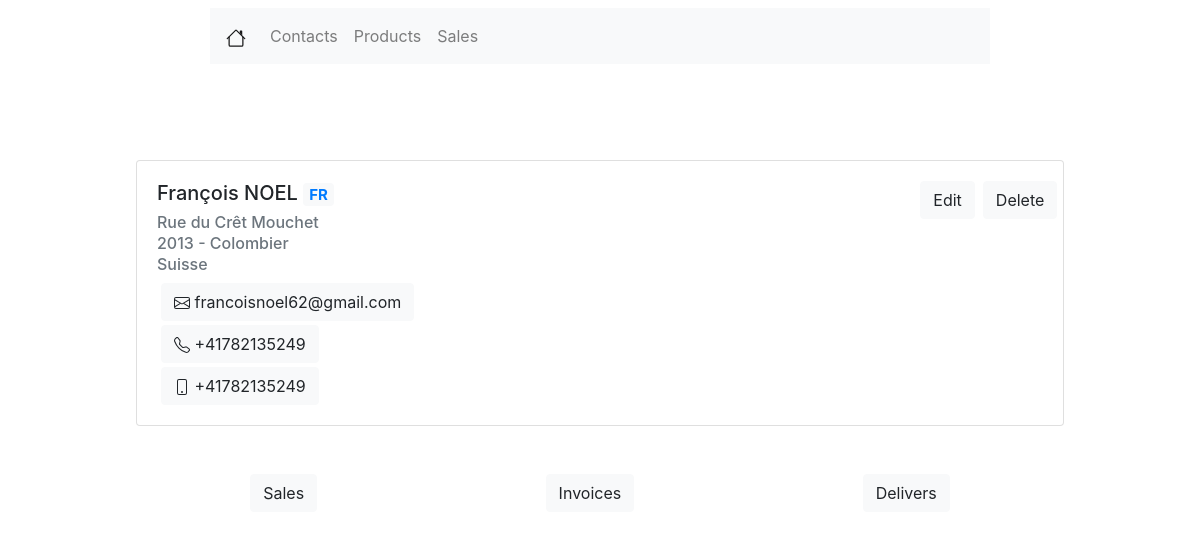
The app's page /contacts/1/ with its own data.
### contacts/models.py (models this page shows, shortened)
class Contact(models.Model):
    COUNTRY_CHOICES = (
        ('US', 'United States'),
        ('FR', 'France'),
        ('CH', 'Suisse'),
        ('RU', 'Russia'),
        ('IT', 'Italy'),
    )
    TITLE_CHOICES = (
        ('M.', 'Monsieur'),
        ('Mme', 'Madame'),
        ('Melle', 'Mademoiselle'),
        ('NA', 'Sans avis'),
    )
    LANG_CHOICES = (
        ('EN', 'Anglais'),
        ('FR', 'Francais'),
        ('CH', 'Suisse'),
        ('RU', 'Russe'),
        ('IT', 'Italien'),
    )
    is_active = models.BooleanField(verbose_name="active", default=True)
    title = models.CharField(verbose_name="titre", max_length=50, null=False, choices=TITLE_CHOICES, default='Mme')
    lang = models.CharField(verbose_name="Langue", max_length=80, null=False, choices=LANG_CHOICES, default='US')
    name = models.CharField(verbose_name='Prénom', max_length=200, null=True)
    lastname = models.CharField(verbose_name='Nom de famille', max_length=200, null=True)
    age = models.IntegerField(verbose_name='Age', null=True)
    street = models.CharField(verbose_name="Adresse", max_length=100, null=True)
    region_zip = models.IntegerField(verbose_name="Code postale", null=True)
    city = models.CharField(verbose_name="Ville", max_length=200, null=True)
    country = models.CharField(verbose_name="Pays", max_length=100, null=False, choices=COUNTRY_CHOICES, default='CH')
    phone = PhoneNumberField(null=True)
    mobile = PhoneNumberField(null=True)
    email = models.EmailField(verbose_name="E-mail", max_length=254, null=True)
    state = models.CharField(verbose_name="Etat", max_length=20, null=True)

### contacts/views.py (the view)
# urls.py: path('<int:pk>/', views.DetailView.as_view(), name='contact_detail'),
class DetailView(generic.DetailView):
    template_name = 'contacts/contacts_other_infos.html'
    model = Contact
    def get_context_data(self, **kwargs):
        context = super().get_context_data(**kwargs)
        context['next'] = next_in_order(self.object)
        context['previous'] = prev_in_order(self.object)
        return context

### contacts/templates/contacts/contacts_other_infos.html (shortened to what this page needs)
{% extends 'contacts/contacts_formview.html' %}
{% block other_infos %}
    <div class="row mx-auto mt-5 justify-content-around" style="width: 58rem;">
        <button class="btn btn-light" type="button" data-toggle="collapse" data-target="#sales" aria-expanded="false" aria-controls="collapseExample">
        Sales
        </button>
        <button class="btn btn-light" type="button" data-toggle="collapse" data-target="#invoices" aria-expanded="false" aria-controls="collapseExample">
        Invoices
        </button>
        <button class="btn btn-light" type="button" data-toggle="collapse" data-target="#delivers" aria-expanded="false" aria-controls="collapseExample">
        Delivers
        </button>
    </div>
{% endblock %}

### contacts/templates/contacts/contacts_formview.html (shortened to what this page needs)
{% extends 'viewlist/viewlist.html' %}
{% block viewlist %}
    <div class="row mx-auto mt-5 justify-content-center">
        <div class="card" style="width: 58rem;">
            <div class="card-body">
                <div class="row">
                    <div class="col-md-10">
                        <h5 class="card-title">{{ contact.name }} {{ contact.lastname }} <span
                                class="badge bg-light text-primary">{{ contact.lang }}</span></h5>
                    </div>
                    <div class="col-md-2" style="display: inherit">
                        <a class="btn btn-light mr-2" href="{% url 'edit_contact' contact.id %}" role="button">Edit</a>
                        <form action="{% url 'delete_contact' contact.id %}" method="post">
                            <button class="btn btn-light mr-2">Delete</button>
                        </form>
                    </div>
                </div>
                <h6 class="card-subtitle mb-2 text-muted ">{{ contact.street }}</h6>
                <h6 class="card-subtitle mb-2 text-muted">{{ contact.region_zip }} - {{ contact.city }}</h6>
                <h6 class="card-subtitle mb-2 text-muted">{{ contact.get_country_display }}</h6>
                <div class="row ml-1 mb-1">
                    <a class="btn btn-light btn-xlg" href="mailto:{{ contact.email }}">
                        <span class="glyphicon glyphicon-earphone">{{ contact.email }}</span>
                    </a>
                </div>
                {% if contact.phone %}
                    <div class="row ml-1 mb-1">
                        <a class="btn btn-light btn-xlg" href="tel:{{ contact.phone }}">
                            <span class="glyphicon glyphicon-earphone">{{ contact.phone }}</span>
                        </a>
                    </div>
                {% endif %}
                {% if contact.mobile %}
                    <div class="row ml-1 mt-1">
                        <a class="btn btn-light btn-xlg" href="tel:{{ contact.mobile }}">
                            <span class="glyphicon glyphicon-earphone">{{ contact.mobile }}</span>
                        </a>
                    </div>
                {% endif %}
            </div>
        </div>
    </div>
    {% block other_infos %}
    {% endblock %}
{% endblock %}

### records on screen
Contact: name "François", lastname "NOEL", lang "FR", street "Rue du Crêt Mouchet", region_zip "2013", city "Colombier", country "Suisse", email "francoisnoel62@gmail.com", phone "+41782135249", mobile "+41782135249"
